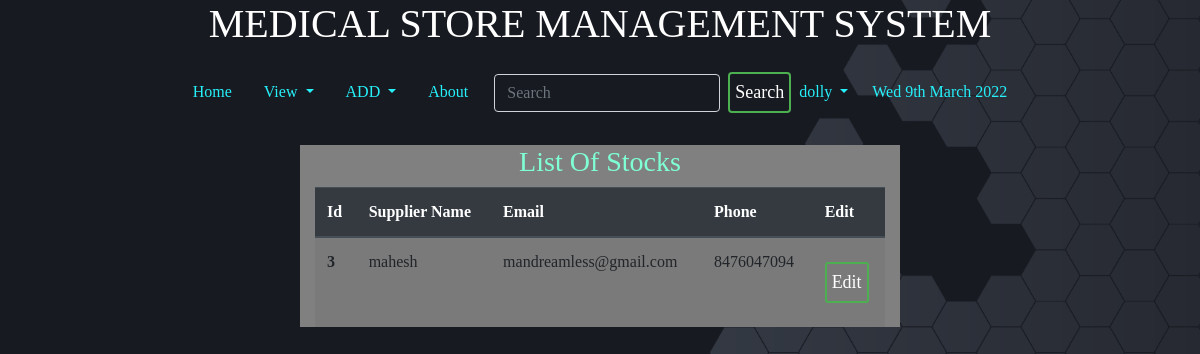
The page /suppliers/ (signed in) on the database its author committed.
### home/models.py (models this page shows, shortened)
class Supplier(models.Model):
    name = models.CharField(max_length=200)
    phone=models.CharField(max_length=17,default='')
    email=models.EmailField(default='')

### home/views.py (the view)
# urls.py: path('suppliers/', SupplierListView.as_view(), name='supplier-list'),
class SupplierListView(generic.ListView):
    model = Supplier
    template_name = 'home/supplier_list.html'
    context_object_name = 'supplier'
    queryset = Supplier.objects.all().order_by('name')

### templates/home/supplier_list.html
{% extends 'basic.html' %}
{% block body %}
{% load static %}
{% load crispy_forms_tags %}
{% if user.is_authenticated %}
<div class="col-md-6 offset-md-3">
 <h3 class="text-center">List Of Stocks</h3>
<table class="table table-striped">
  <thead class="thead-dark">
    <tr>
      <th scope="col">Id</th>
      <th scope="col">Supplier Name</th>
      <th scope="col">Email</th>
      <th scope="col">Phone</th>
      <th scope="col">Edit</th>
    </tr>
  </thead>
  <tbody>
  {% for p in supplier %}
    <tr>
      <th scope="row">{{p.id}}</th>
      <td>{{p.name}}</td>
      <td>{{p.email}}</td>
      <td>{{p.phone}}</td>
      <td><a href="/supedit/{{p.id}}/"><button class="btn btn-primary btn-sm">Edit</button></a></td>
       </tr>
    {% endfor %}
  </tbody>
</table>
</div>
{% else %}
<h2>Please Log in to Create a Post</h2>
{% endif %}
{% endblock body %}

### templates/basic.html (shortened to what this page needs)
<!DOCTYPE html>
<html lang="en">
<head>
    <link rel="stylesheet" href="https://stackpath.bootstrapcdn.com/bootstrap/4.2.1/css/bootstrap.min.css"
 />
    {% load static %}
    <link href="{% static 'css/style.css'  %}" rel="stylesheet" />
</head>
<body style="
      background: linear-gradient(rgba(0, 0, 0, 0), rgba(0, 0, 0, 0)),
        url('/static/images/a.png');
      background-size: cover;
      background-attachment: fixed;
      background-position: top;
    ">
<h1 class="text-center"><p style="color: white;"> MEDICAL STORE MANAGEMENT SYSTEM</p></h1>
    <nav class="navbar navbar-expand-lg navbar-light" style="background: none; color: white; text-color: white">
        <div class="collapse navbar-collapse" id="navbarSupportedContent">
            <ul class="nav justify-content-center">
                <li class="nav-item {% block blogactive %} {% endblock blogactive %}">
                    <a class="nav-link" href="/">Home</a>
                </li>
                <li class="nav-item dropdown">
                    <a class="nav-link dropdown-toggle" href="#" id="navbarDropdown" role="button"
                        data-toggle="dropdown" aria-haspopup="true" aria-expanded="false">
                        View
                    </a>
                </li>
                <li class="nav-item dropdown">
                    <a class="nav-link dropdown-toggle" href="#" id="navbarDropdown" role="button"
                        data-toggle="dropdown" aria-haspopup="true" aria-expanded="false">
                        ADD
                    </a>
                </li>
                <li class="nav-item {% block aboutactive %} {% endblock aboutactive %}">
                    <a class="nav-link" href="/about/">About</a>
                </li>
                {% if user.is_authenticated %}
                <ul class="navbar-nav">
                    <form method="post" action="/search/" class="form-inline my-2 my-lg-0">
                        <li>
                            <input class="form-control mr-sm-2" style="background: none; color: white" type="search"
                                placeholder="Search" aria-label="Search" name="q" id="q" />
                        </li>
                        <li>
                            <button class="btn btn-outline-dark my-2 my-sm-0" type="submit">
                                Search
                            </button>
                        </li>
                    </form>
                    <li class="nav-item dropdown">
                        <a class="nav-link dropdown-toggle" href="#" id="navbarDropdown" role="button"
                            data-toggle="dropdown" aria-haspopup="true" aria-expanded="false">
                            {{request.user}}
                        </a>
                    </li>
                </ul>
                {% else %}
                <li class="nav-item {% block login %} {% endblock login %}">
                    <a class="nav-link" href="{% url 'home:login' %}">Login</a>
                </li>
                {% endif %}
                <li class="nav-item">
                    <a class="nav-link" href="">{% now "D jS F Y" %}</a>
                </li>
            </ul>
        </div>
    </nav>
    <br />
    {% block body %} {% endblock %} {% block js %} {% endblock %}
</body>
</html>

### static/css/style.css (style rules this page uses)
body { margin: 0; padding: 0; font-family: sens-serif; height: 100vh; }
.nav ,.collapse { width:100%; }
.navbar .nav .nav-item .nav-link:link, .navbar .nav .nav-item .nav-link:visited { color: #26f1fb; text-align: center; }
* { padding: 0; margin: 0; border-radius: border-box; }
input { width: 100%; border: none; outline: none; background: none; color: white; float: left; margin: 0 10px; font-size: 18px; }
.btn { width: auto; background: none; border: 2px solid #4caf50; color: white; padding: 5px; font-size: 18px; cursor: pointer; margin: 12px 0; }
.col-md-6 a { background: none; color: white; font-size: 18px; cursor: pointer; }
.col-md-6, .col-md-7, .col-md-8, .col-md-9, .col-md-10 { background: none; background-color: gray; color: white; }
h1, h2, h3, h4, h5, h6 { background: none; color: aquamarine; }

### rows shown on the page
Supplier: id "3", name "mahesh", email "mandreamless@gmail.com", phone "8476047094"

### other values the page prints
{{ request.user }} "dolly"
